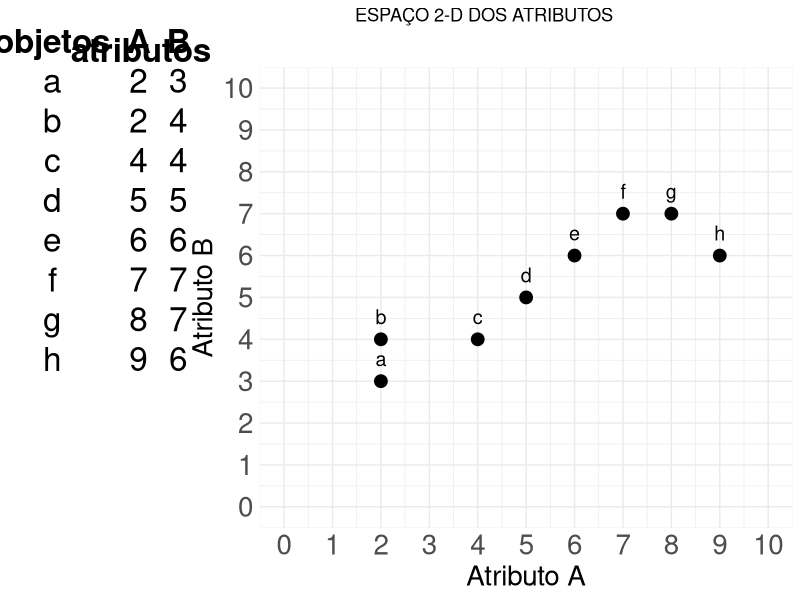

The R source for this figure: (Note: this script raises an error after producing the figure.)
## ---- chunk 1
# Carregar os pacotes necessários
library(knitr)
library(kableExtra)
tabela <- data.frame(
  " " = c("Univariado", "Dependente multivariado", "Independente multivariado"),
  "Variáveis dependentes Contínuo" = c("Y1", "Y1 Y2", ""),
  "Variáveis dependentes Discreto" = c("B1", "B1 B2", ""),
  "Variáveis independentes Contínuo" = c("X1", "X1 X2 X3 ...", "X1 X2 X3 ..."),
  "Variáveis independentes Discreto" = c("A1", "A1 A2 A3 ...", "A1 A2 A3 ...")
)
tabela_kable <- kable(tabela, col.names = c(" ", "Variáveis dependentes Contínuo",
                                            "Variáveis dependentes Discreto",
                                            "Variáveis independentes Contínuo",
                                            "Variáveis independentes Discreto"),
                      caption = "Estruturas de dados univariadas e multivariadas comparados em termos de natureza das variáveis incluídas na análise.")
kable_styling(tabela_kable, full_width = F, position = "center")
## ---- chunk 2
library(knitr)
library(kableExtra)
tabela2 <- data.frame(
  "Disciplina" = c("Psicologia", "Sociologia", "Informação geográfica", "Sensoriamento remoto", "Climatologia", "Taxonomia", "Ecologia", "Ecologia"),
  "Objeto" = c("estudante", "sujeito", "grade de células", "pixels", "estações", "espécime", "sítios (sites, transectos, quadrats, etc.)", "tempo (estações do ano, meses, etc.)"),
  "Atributo" = c("teste", "questões", "camadas (“layers”)", "reflectâncias", "clima", "caracteres", "espécies", "dados ambientais")
)
tabela2_kable <- kable(tabela2, col.names = c("Disciplina", "Objeto", "Atributo"),
                      caption = "Unidades típicas para estudo em várias disciplinas.")
kable_styling(tabela2_kable, full_width = F, position = "center")
## ---- chunk 3
library(knitr)
library(kableExtra)
tabela3 <- data.frame(
  "Objeto" = c("indivíduo", "caso", "observação", "entidade", "item", "amostra (UA¹ ou UTO²)"),
  "Atributo" = c("qualidade", "caráter", "variável", "descritor", "estado", "propriedade")
)
tabela3_kable <- kable(tabela3, col.names = c("Objeto", "Atributo"),
                       escape = FALSE,
                       caption = "Exemplos de nomes alternativos.")
tabela3_kable <- kable_styling(tabela3_kable, full_width = F, position = "center")
tabela3_kable <- footnote(tabela3_kable, general = "¹ Unidade Amostral e ² Unidade Taxonômica Operacional")
tabela3_kable
## ---- chunk 4
library(ggplot2)
library(gridExtra)
library(grid)
data <- data.frame(
  objetos = c("a", "b", "c", "d", "e", "f", "g", "h"),
  A = c(2, 2, 4, 5, 6, 7, 8, 9),
  B = c(3, 4, 4, 5, 6, 7, 7, 6)
)
# Increase the font size of the table
table_theme <- ttheme_minimal(
  core = list(fg_params = list(cex = 2)),
  colhead = list(fg_params = list(cex = 2))
)
table_plot <- tableGrob(data, rows = NULL, theme = table_theme)
# Create a title grob aligned to the left
table_title <- textGrob("atributos", gp = gpar(fontsize = 24,
                                               fontface = "bold"),
                        hjust = 1.2, x = 1.3)
# Arrange the title and table together with appropriate spacing
table_with_title <- arrangeGrob(
  table_title,
  table_plot,
  ncol = 1,
  heights = unit.c(unit(-10, "lines"), unit(1, "npc") - unit(5, "lines"))
)
scatter_plot <- ggplot(data, aes(x = A, y = B, label = objetos)) +
  geom_point(size = 4) +
  geom_text(vjust = -1, size = 5) +
  labs(x = "Atributo A", y = "Atributo B",
       title = "                   ESPAÇO 2-D DOS ATRIBUTOS") +
  scale_x_continuous(limits = c(0, 10), breaks = seq(0, 10, by = 1), labels = seq(0, 10, by = 1)) +
  scale_y_continuous(limits = c(0, 10), breaks = seq(0, 10, by = 1), labels = seq(0, 10, by = 1)) +
  theme_minimal() +
  theme(
    plot.title = element_text(margin = margin(b = 30)),
    axis.title = element_text(size = 20),
    axis.text = element_text(size = 20)
  )
combined_plot <- grid.arrange(table_with_title, scatter_plot, ncol = 2, widths = c(0.3, 1))
# Save as PNG file (high-resolution)
ggsave("fig-101fig1.png", combined_plot, width = 11, height = 7, dpi = 300)
## ---- chunk 5
knitr::include_graphics("fig-101fig1.png")
## ---- chunk 6
library(ggplot2)
library(gridExtra)
library(grid)
datat <- data.frame(
  objetos = c("A", "B"),
  a = c(2, 3),
  b = c(2, 4),
  c = c(4, 4),
  d = c(5, 5),
  e = c(6, 6),
  f = c(7, 7),
  g = c(8, 7),
  h = c(9, 6)
)
# Increase the font size of the table
table_theme <- ttheme_minimal(
  core = list(fg_params = list(cex = 2)),
  colhead = list(fg_params = list(cex = 2))
)
table_plot <- tableGrob(datat, rows = NULL, theme = table_theme)
# Create a title grob aligned to the left
table_title <- textGrob("atributos", gp = gpar(fontsize = 23,
                                               fontface = "bold"),
                        hjust = 0.5, x = 0.5)
# Arrange the title and table together with appropriate spacing
table_with_title <- arrangeGrob(
  table_title,
  table_plot,
  ncol = 1,
  heights = unit.c(unit(-23, "lines"), unit(1, "npc") - unit(5, "lines"))
)
# Create scatter plot with specified axes and labels
scatter_plot <- ggplot(datat, aes(x = a, y = b, label = objetos)) +
  geom_point(size = 4) +
  geom_text(vjust = -1, size = 5) +
  labs(x = "Atributo a", y = "Atributo b",
       title = "ESPAÇO 2-D DOS ATRIBUTOS") +
  scale_x_continuous(limits = c(0, 10), breaks = seq(0, 10, by = 1), labels = seq(0, 10, by = 1)) +
  scale_y_continuous(limits = c(0, 10), breaks = seq(0, 10, by = 1), labels = seq(0, 10, by = 1)) +
  theme_minimal() +
  theme(
    plot.title = element_text(margin = margin(b = 30)),
    axis.title = element_text(size = 20),
    axis.text = element_text(size = 20)
  )
# Combine the table and scatter plot
combined_plot <- grid.arrange(table_with_title, scatter_plot, ncol = 2, widths = c(0.6, 0.9))
# Save as PNG file (high-resolution)
ggsave("fig-101fig2.png", combined_plot, width = 11, height = 7, dpi = 300)
## ---- chunk 7
knitr::include_graphics("fig-101fig2.png")
## ---- chunk 8
# Carregar bibliotecas necessárias
library(ggraph)
library(igraph)
# Definir semente para reproducibilidade
set.seed(123456)
# Gerar dados fictícios de associação entre espécies (50 espécies)
num_species <- 50
dados <- data.frame(
  especie1 = sample(1:num_species, 100, replace = TRUE),
  especie2 = sample(1:num_species, 100, replace = TRUE),
  qui_quadrado = runif(100, 1, 10),  # Estatística fictícia
  p_valor = runif(100, 0.001, 0.1)
)
# Filtrar apenas associações significativas (p-valor <= 0.05)
dados_significativos <- dados[dados$p_valor <= 0.05, ]
# Criar um grafo a partir dos dados filtrados
g <- graph_from_data_frame(dados_significativos, directed = FALSE)
# Layout do gráfico
layout <- create_layout(graph = g, layout = "stress")
# Plotar o diagrama de constelação
ggraph(g, layout = "stress") +
  geom_edge_link(
    aes(x = x, y = y, xend = xend, yend = yend, alpha = 0.5, size = 1.5),
    arrow = arrow(length = unit(0.15, "inches"), type = "closed"),
    color = "blue"
  ) +
  geom_node_point(
    aes(x = x, y = y),
    color = "red",
    size = 5
  ) +
  geom_node_text(
    aes(x = x, y = y, label = name),
    size = 5,
    color = "black"
  ) +
  labs(
    title = "Diagrama de Constelação - Associação entre Espécies",
    subtitle = "Baseado em Estatística (Qui-Quadrado)",
    caption = "Associações significativas (p-valor <= 0.05) são mostradas",
    x = "", y = ""
  ) +
  theme_minimal() +
  theme(
    plot.title = element_text(size = 16, face = "bold"),
    plot.subtitle = element_text(size = 14),
    plot.caption = element_text(size = 10, color = "gray")
  )
